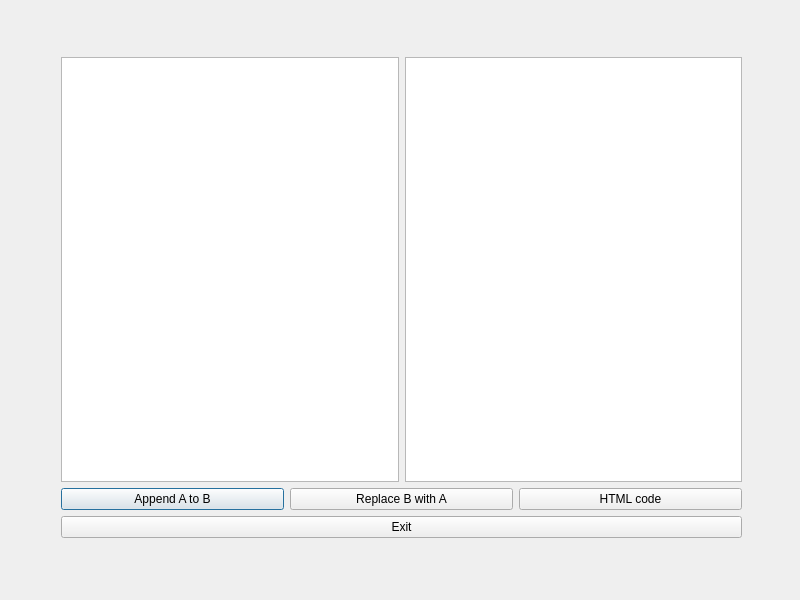
<?xml version="1.0" encoding="UTF-8"?>
<ui version="4.0">
 <class>TaskThreeDialog</class>
 <widget class="QDialog" name="TaskThreeDialog">
  <property name="geometry">
   <rect>
    <x>0</x>
    <y>0</y>
    <width>800</width>
    <height>600</height>
   </rect>
  </property>
  <property name="windowTitle">
   <string>Dialog</string>
  </property>
  <widget class="QWidget" name="layoutWidget">
   <property name="geometry">
    <rect>
     <x>61</x>
     <y>57</y>
     <width>681</width>
     <height>481</height>
    </rect>
   </property>
   <layout class="QVBoxLayout" name="verticalLayout">
    <item>
     <layout class="QHBoxLayout" name="horizontalLayout">
      <item>
       <widget class="QTextEdit" name="aTextEdit"/>
      </item>
      <item>
       <widget class="QTextEdit" name="bTextEdit"/>
      </item>
     </layout>
    </item>
    <item>
     <layout class="QHBoxLayout" name="horizontalLayout_2">
      <item>
       <widget class="QPushButton" name="appendPushButton">
        <property name="text">
         <string>Append A to B</string>
        </property>
       </widget>
      </item>
      <item>
       <widget class="QPushButton" name="replacerPushButton">
        <property name="text">
         <string>Replace B with A</string>
        </property>
       </widget>
      </item>
      <item>
       <widget class="QPushButton" name="htmlPushButton">
        <property name="text">
         <string>HTML code</string>
        </property>
       </widget>
      </item>
     </layout>
    </item>
    <item>
     <widget class="QPushButton" name="exitPushButton">
      <property name="text">
       <string>Exit</string>
      </property>
     </widget>
    </item>
   </layout>
  </widget>
 </widget>
 <resources/>
 <connections/>
</ui>
